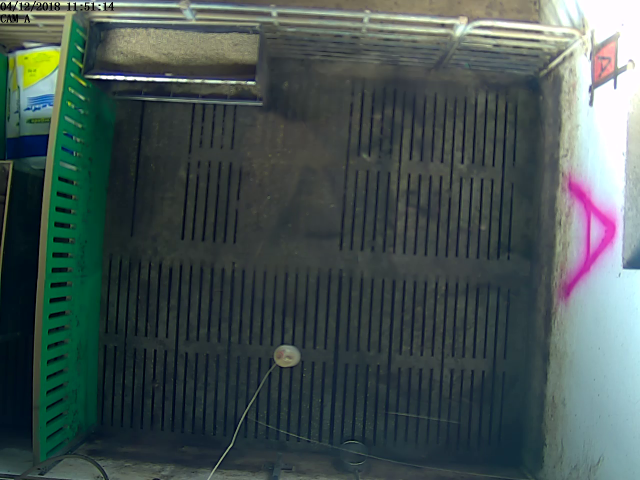
#> input picture background3.png, 1280 x 960 px (shown at 1/2 size)
$ jupyter execute --allow-errors baseline6.ipynb
#> lines starting #> are read from the running program, lines starting #| are printed output that depends on the picture
[cell 1]
import numpy as np
import skimage

# [26 lines left out: function apply_region_mask, not called in this run]

[cell 2]
import numpy as np
import imageio.v3 as iio
import matplotlib.pyplot as plt
import skimage
from skimage import io, morphology, filters
from skimage.transform import resize

def get_foreground_mask(background_path, video_path, frame_index=100, threshold=0.15, apply_gaussian=False, sigma=2):
    """Compute the foreground mask by comparing the frame with the background image."""
    # Load background and remove alpha channel if present
    background = io.imread(background_path) / 255
    if background.shape[-1] == 4:  # RGBA Image
        background = background[..., :3]  # Keep only RGB channels

    background = skimage.color.rgb2hsv(background)

    # Load frame from video or image
    with_subjects = iio.imread(video_path, index=frame_index)

    # Convert frame to HSV
    with_subjects_hsv = skimage.color.rgb2hsv(with_subjects)

    # Apply Gaussian blur to background and frame if enabled
    if apply_gaussian:
        background = filters.gaussian(background, sigma=sigma, channel_axis=-1)
        with_subjects_hsv = filters.gaussian(with_subjects_hsv, sigma=sigma, channel_axis=-1)

    # Compute mean squared difference across channels
    diff = np.sqrt(((with_subjects_hsv - background) ** 2)).mean(axis=2)

    # Compute foreground mask
    foreground_mask = diff >= threshold

    return foreground_mask

# Paths to background images
background3_path = "background3.png"
background4_path = "background4.png"

# Path to video frame
video_path = "/data/bioeng/pigs/videosPenA_2018_12_04_9h04_12h14/1_Manual Record_2018-12-04 09-04-54_2018-12-04 09-17-31.mp4"

# Get foreground masks for both backgrounds
#> (the rest of this cell did not finish here and is left out)

#> in get_foreground_mask, `background = skimage.color.rgb2hsv(background)`: background: shape (960, 1280, 3) float64; mean of channels 0, 1, 2 0.473, 0.321, 0.344
foreground_mask_4 = get_foreground_mask(background4_path, video_path, threshold=0.15)

# Merge both masks using logical OR
merged_foreground_mask = apply_region_mask(np.logical_or(foreground_mask_3, foreground_mask_4))

# Display results
fig, ax = plt.subplots(1, 4, figsize=(16, 4))
ax[0].imshow(foreground_mask_3, cmap='gray')
ax[0].set_title("Foreground Mask - Background 3")

ax[1].imshow(foreground_mask_4, cmap='gray')
ax[1].set_title("Foreground Mask - Background 4")

ax[2].imshow(merged_foreground_mask, cmap='gray')
ax[2].set_title("Merged Foreground Mask")

ax[3].imshow(io.imread(video_path, index=100))
ax[3].set_title("Original Frame")

plt.show()

[cell 3]
import numpy as np
import imageio.v3 as iio
import matplotlib.pyplot as plt
import skimage
from skimage import io, color, morphology

def get_foreground_mask_gray(background_path, video_path, frame_index=100, threshold=0.15, apply_gaussian=False, sigma=2):
    """Compute the foreground mask by comparing the grayscale frame with the background image."""
    # Load background and convert to grayscale
    background = io.imread(background_path) / 255
    if background.shape[-1] == 4:  # Remove alpha channel if present
        background = background[..., :3]
    background_gray = color.rgb2gray(background)

    # Load frame
    with_subjects = iio.imread(video_path, index=frame_index)

    # Convert frame to grayscale
    with_subjects_gray = color.rgb2gray(with_subjects)

    # Apply Gaussian blur to background and frame if enabled
    if apply_gaussian:
        background = filters.gaussian(background, sigma=sigma)
        with_subjects_gray = filters.gaussian(with_subjects_gray, sigma=sigma)


    # Compute absolute difference
    diff = np.abs(with_subjects_gray - background_gray)

    # Compute foreground mask
    foreground_mask = diff >= threshold

    return foreground_mask

# Paths to background images
background3_path = "background3.png"
#> background3_path = 'background3.png'
background4_path = "background4.png"

# Path to video frame
video_path = "/data/bioeng/pigs/videosPenA_2018_12_04_9h04_12h14/1_Manual Record_2018-12-04 09-04-54_2018-12-04 09-17-31.mp4"

# Get grayscale foreground masks for both backgrounds
#> (the rest of this cell did not finish here and is left out)

#> in get_foreground_mask_gray, `background_gray = color.rgb2gray(background)`:
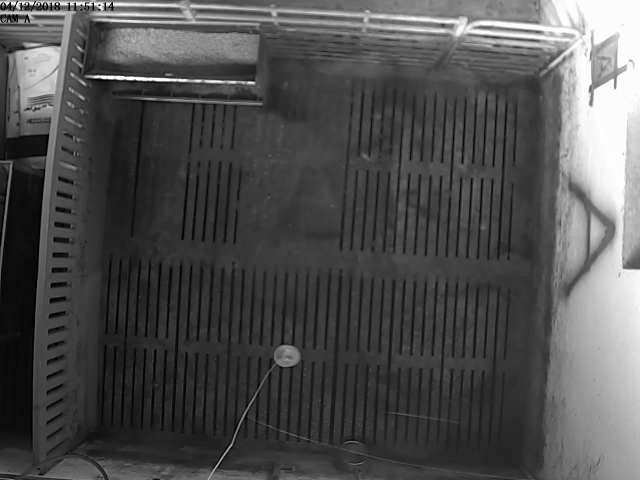
#> background_gray: shape (960, 1280) float64 (shown at 1/2 size); min 0, max 1, mean 0.313
foreground_mask_gray_4 = get_foreground_mask_gray(background4_path, video_path)

# Merge both grayscale masks using logical OR
merged_foreground_mask_gray = apply_region_mask(np.logical_or(foreground_mask_gray_3, foreground_mask_gray_4))

# Display results
fig, ax = plt.subplots(1, 4, figsize=(16, 4))
ax[0].imshow(foreground_mask_gray_3, cmap='gray')
ax[0].set_title("Foreground Mask (Gray) - Background 3")

ax[1].imshow(foreground_mask_gray_4, cmap='gray')
ax[1].set_title("Foreground Mask (Gray) - Background 4")

ax[2].imshow(merged_foreground_mask_gray, cmap='gray')
ax[2].set_title("Merged Foreground Mask (Gray)")

ax[3].imshow(io.imread(video_path, index=100))
ax[3].set_title("Original Frame")

plt.show()

[cell 4]
import numpy as np
import imageio.v3 as iio
import matplotlib.pyplot as plt
import skimage
from skimage import io, color, morphology

def get_foreground_mask_gray(background_path, video_path, frame_index=100, threshold=0.15, apply_gaussian=False, sigma=2):
    """Compute the foreground mask by comparing the grayscale frame with the background image."""
    # Load background and convert to grayscale
    background = io.imread(background_path) / 255
    if background.shape[-1] == 4:  # Remove alpha channel if present
        background = background[..., :3]
    background_gray = color.rgb2gray(background)

    # Load frame
    with_subjects = iio.imread(video_path, index=frame_index)

    # Convert frame to grayscale
    with_subjects_gray = color.rgb2gray(with_subjects)

    # Apply Gaussian blur to background and frame if enabled
    if apply_gaussian:
        background = filters.gaussian(background, sigma=sigma)
        with_subjects_gray = filters.gaussian(with_subjects_gray, sigma=sigma)


    # Compute absolute difference
    diff = np.abs(with_subjects_gray - background_gray)

    # Compute foreground mask
    foreground_mask = diff >= threshold

    return foreground_mask

# Paths to background images
background3_path = "background3.png"
background4_path = "background4.png"

# Path to video frame
video_path = "/data/bioeng/pigs/videosPenA_2018_12_04_9h04_12h14/1_Manual Record_2018-12-04 09-04-54_2018-12-04 09-17-31.mp4"

# Get grayscale foreground masks for both backgrounds
#> (the rest of this cell did not finish here and is left out)

foreground_mask_gray_4 = get_foreground_mask_gray(background4_path, video_path)

# Merge both grayscale masks using logical OR
merged_foreground_mask_gray = apply_region_mask(np.logical_or(foreground_mask_gray_3, foreground_mask_gray_4))

shrunken_mask = morphology.erosion(merged_foreground_mask_gray, morphology.disk(1))

# Display results
fig, ax = plt.subplots(1, 5, figsize=(30, 15))
ax[0].imshow(foreground_mask_gray_3, cmap='gray')
ax[0].set_title("Foreground Mask (Gray) - Background 3")

ax[1].imshow(foreground_mask_gray_4, cmap='gray')
ax[1].set_title("Foreground Mask (Gray) - Background 4")

ax[2].imshow(merged_foreground_mask_gray, cmap='gray')
ax[2].set_title("Merged Foreground Mask (Gray)")

ax[3].imshow(shrunken_mask, cmap='gray')
ax[3].set_title("shrunken_mask")

ax[4].imshow(io.imread(video_path, index=100))
ax[4].set_title("Original Frame")

plt.show()

[cell 5]
import numpy as np
import imageio.v3 as iio
import matplotlib.pyplot as plt
import skimage
from skimage import io, morphology
from skimage.transform import resize

# Paths to background images
background3_path = "background3.png"
background4_path = "background4.png"

# Path to video frame
video_path = "/data/bioeng/pigs/videosPenA_2018_12_04_9h04_12h14/1_Manual Record_2018-12-04 09-04-54_2018-12-04 09-17-31.mp4"

# Get foreground masks for both backgrounds
#> (the rest of this cell did not finish here and is left out)

foreground_mask_4 = get_foreground_mask(background4_path, video_path, threshold=0.15, apply_gaussian=True, sigma=2)
foreground_mask_gray_3 = get_foreground_mask_gray(background3_path, video_path, apply_gaussian=True, sigma=2)
foreground_mask_gray_4 = get_foreground_mask_gray(background4_path, video_path, apply_gaussian=True, sigma=2)

# Merge both masks using logical OR
merged_foreground_mask_hsv = np.logical_or(foreground_mask_3, foreground_mask_4)
merged_foreground_mask_gray = np.logical_or(foreground_mask_gray_3, foreground_mask_gray_4)
merged_foreground_mask = apply_region_mask(np.logical_or(merged_foreground_mask_hsv, merged_foreground_mask_gray))

# Display results
fig, ax = plt.subplots(1, 4, figsize=(16, 4))
ax[0].imshow(foreground_mask_3, cmap='gray')
ax[0].set_title("Merged Foreground Mask - HSV")

ax[1].imshow(foreground_mask_4, cmap='gray')
ax[1].set_title("Merged Foreground Mask - Gray")

ax[2].imshow(merged_foreground_mask, cmap='gray')
ax[2].set_title("Merged Foreground Mask")

ax[3].imshow(io.imread(video_path, index=100))
ax[3].set_title("Original Frame")

plt.show()

[cell 6]
import numpy as np
import imageio.v3 as iio
import matplotlib.pyplot as plt
import skimage
from skimage import io, morphology
from skimage.transform import resize

# Paths to background images
background3_path = "background3.png"
background4_path = "background4.png"

# Path to video frame
video_path = "/data/bioeng/pigs/videosPenA_2018_12_04_9h04_12h14/1_Manual Record_2018-12-04 09-04-54_2018-12-04 09-17-31.mp4"

# Get foreground masks for both backgrounds
#> (the rest of this cell did not finish here and is left out)

foreground_mask_4 = get_foreground_mask(background4_path, video_path, threshold=0.15)
foreground_mask_gray_3 = get_foreground_mask_gray(background3_path, video_path)
foreground_mask_gray_4 = get_foreground_mask_gray(background4_path, video_path)

# Merge both masks using logical OR
merged_foreground_mask_hsv = np.logical_or(foreground_mask_3, foreground_mask_4)
merged_foreground_mask_gray = np.logical_or(foreground_mask_gray_3, foreground_mask_gray_4)
merged_foreground_mask = apply_region_mask(np.logical_or(merged_foreground_mask_hsv, merged_foreground_mask_gray))

shrunken_mask = morphology.erosion(merged_foreground_mask, morphology.disk(1))

# Display results
fig, ax = plt.subplots(1, 5, figsize=(30, 20))
ax[0].imshow(foreground_mask_3, cmap='gray')
ax[0].set_title("Merged Foreground Mask - HSV")

ax[1].imshow(foreground_mask_4, cmap='gray')
ax[1].set_title("Merged Foreground Mask - Gray")

ax[2].imshow(merged_foreground_mask, cmap='gray')
ax[2].set_title("Merged Foreground Mask")

ax[3].imshow(shrunken_mask, cmap='gray')
ax[3].set_title("shrunken_mask")

ax[4].imshow(io.imread(video_path, index=100))
ax[4].set_title("Original Frame")

plt.show()

[cell 7]
import numpy as np
import imageio.v3 as iio
import matplotlib.pyplot as plt
from skimage import io, color, filters, morphology, measure
from scipy.ndimage import binary_fill_holes

def get_foreground_mask_multiotsu(video_path, frame_index=100):
    """Compute the foreground mask by using Multi-Otsu thresholding after converting the frame to grayscale."""

    # Load frame from video or image
    with_subjects = iio.imread(video_path, index=frame_index)

    # Convert the frame to grayscale
    with_subjects_gray = color.rgb2gray(with_subjects)

    # Apply Multi-Otsu thresholding to the grayscale image
    thresholds = filters.threshold_multiotsu(with_subjects_gray, classes=5)  # Using 3 classes for segmentation

    # Create a mask for the foreground using the first threshold
    mask = with_subjects_gray > thresholds[1]  # Choose the second threshold for foreground (may need tuning)

    return mask

# [55 lines left out: functions get_canny_edges, remove_small_objects_from_mask, remove_big_objects_from_mask, fill_missing_parts, not called in this run]

# Paths to frame
video_path = "/data/bioeng/pigs/videosPenA_2018_12_04_9h04_12h14/1_Manual Record_2018-12-04 09-04-54_2018-12-04 09-17-31.mp4"

# Get foreground mask using Multi-Otsu thresholding
#> (the rest of this cell did not finish here and is left out)
